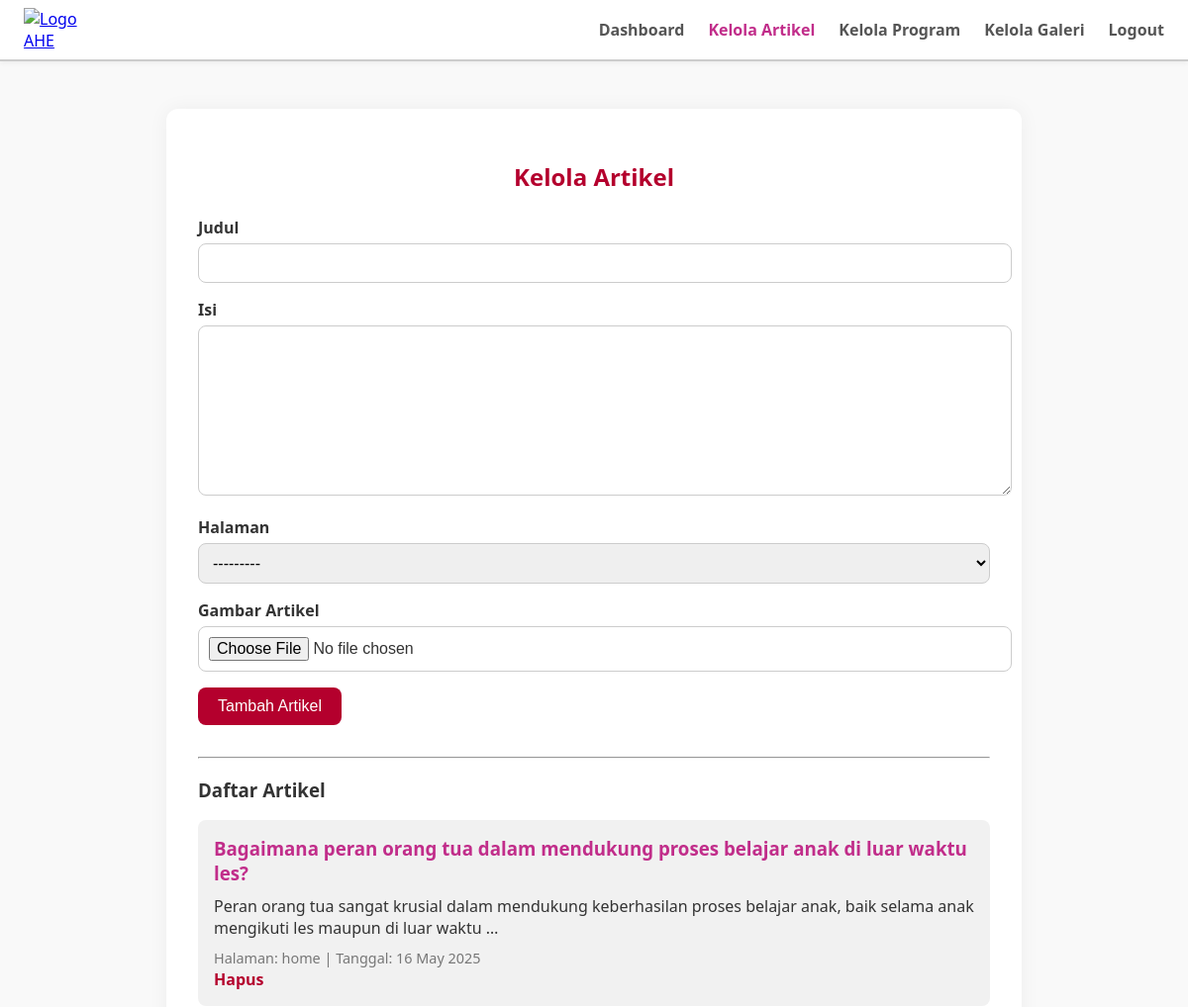
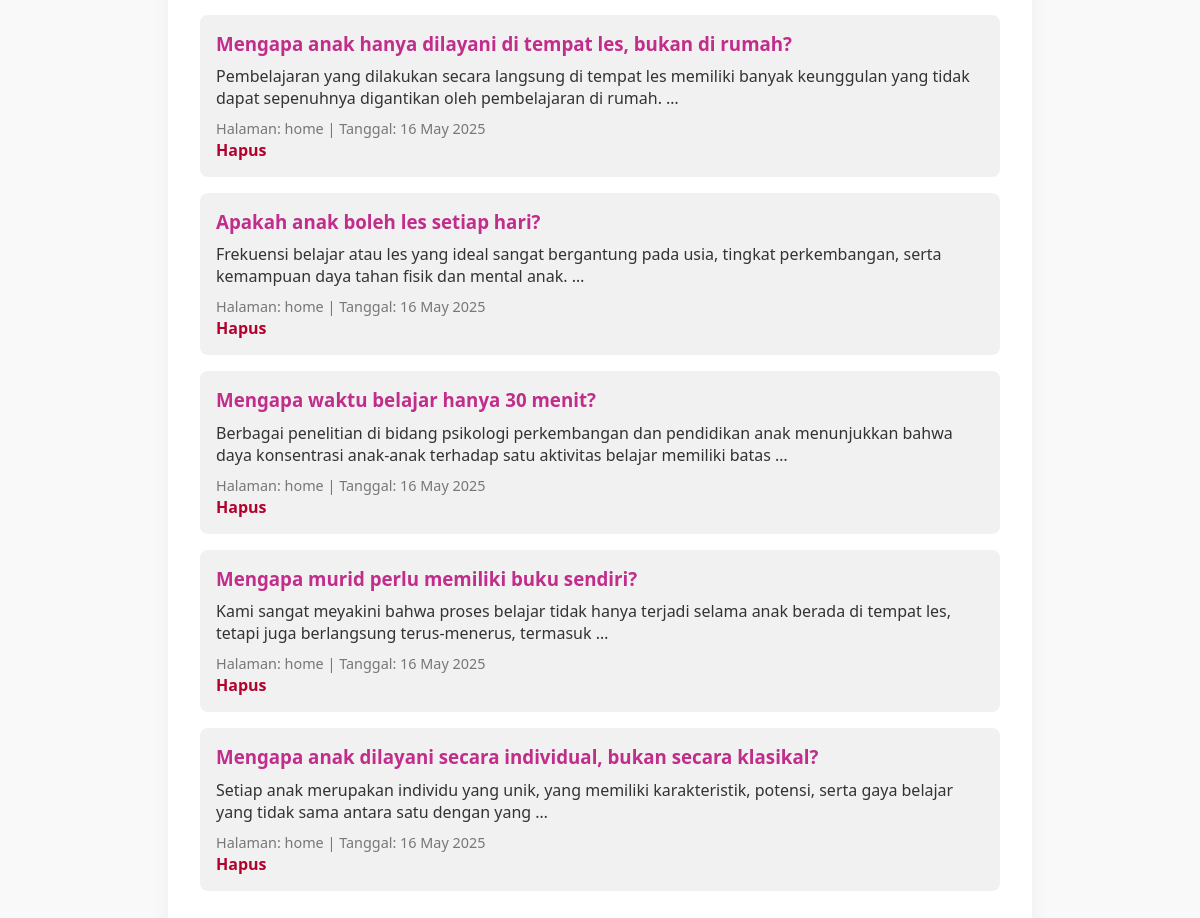
The page /dashboard/kelola-artikel/ (signed in) on the database its author committed (2 pictures, top to bottom).
### profil/models.py (models this page shows, shortened)
class Artikel(models.Model):
    JENIS_HALAMAN = [
        ('home', 'Home'),
        ('tentang', 'Tentang Kami'),
    ]
    judul = models.CharField(max_length=200)
    isi = models.TextField()
    tanggal = models.DateTimeField(auto_now_add=True)
    halaman = models.CharField(max_length=20, choices=JENIS_HALAMAN)
    gambar = models.ImageField(upload_to='artikel/', null=True, blank=True)
    slug = models.SlugField(unique=True, blank=True)

### profil/views.py (the view)
# urls.py: path('dashboard/kelola-artikel/', views.kelola_artikel, name='kelola_artikel'),
@login_required
def kelola_artikel(request):
    if not request.user.is_staff:
        return redirect('home')
    artikel_list = Artikel.objects.all().order_by('-tanggal')
    if request.method == 'POST':
        form = ArtikelForm(request.POST, request.FILES)  # ✅ Perbaikan di sini
        if form.is_valid():
            form.save()
            return redirect('kelola_artikel')
    else:
        form = ArtikelForm()
    return render(request, 'profil/kelola_artikel.html', {
        'form': form,
        'artikel_list': artikel_list
    })

### profil/forms.py
class ArtikelForm(forms.ModelForm):
    class Meta:
        model = Artikel
        fields = ['judul', 'isi', 'halaman', 'gambar']  # Pastikan field gambar dimasukkan
    gambar = forms.ImageField(required=False)  # Membuat field gambar tidak wajib

### profil/templates/profil/kelola_artikel.html (shortened to what this page needs)
{% load static %}
<!DOCTYPE html>
<html lang="id">
<head>
</head>
<body>
    <nav>
        <div class="nav-logo">
            <a href="/"><img src="https://www.ahe.education/images/static/logo.png" alt="Logo AHE"></a>
        </div>
        <div class="nav-links">
            <a href="/dashboard">Dashboard</a>
            <a href="/dashboard/kelola-artikel/" class="active">Kelola Artikel</a>
            <a href="/dashboard/kelola-program/">Kelola Program</a>
            <a href="/dashboard/kelola_galeri/">Kelola Galeri</a>
            <a href="{% url 'logout' %}">Logout</a>
        </div>
    </nav>
    <div class="container">
        <h2>Kelola Artikel</h2>
        <form method="POST" enctype="multipart/form-data">
            <label for="id_judul">Judul</label>
            {{ form.judul }}
            <label for="id_isi">Isi</label>
            {{ form.isi }}
            <label for="id_halaman">Halaman</label>
            {{ form.halaman }}
            <label for="id_gambar">Gambar Artikel</label>
            {{ form.gambar }}
            <button type="submit">Tambah Artikel</button>
        </form>
        <hr>
        <h3>Daftar Artikel</h3>
        {% for artikel in artikel_list %}
            <div class="artikel-item">
                <div>
                    <h3><a href="{% url 'detail_artikel' artikel.slug %}" style="text-decoration: none; color: #c12d8a;">{{ artikel.judul }}</a></h3>
                    <p>{{ artikel.isi|truncatewords:20 }}</p>
                    <small>Halaman: {{ artikel.halaman }} | Tanggal: {{ artikel.tanggal|date:"d M Y" }}</small><br>
                    <a href="{% url 'hapus_artikel' artikel.id %}" class="hapus-link" onclick="return confirm('Yakin ingin menghapus artikel ini?')">Hapus</a>
                </div>
            </div>
        {% empty %}
            <p>Tidak ada artikel.</p>
        {% endfor %}
    </div>
</body>
</html>

### profil/templates/profil/kelola_artikel.html (style rules this page uses)
body { font-family: 'Segoe UI', sans-serif; background-color: #f9f9f9; margin: 0; padding: 0; color: #333; }
nav { background-color: white; box-shadow: 0 2px 5px rgba(0, 0, 0, 0.05); padding: 0.5em 1.5em; display: flex; justify-content: space-between; align-items: center; position: sticky; top: 0; z-index: 1000; width: 100%; border-bottom: 2px solid #ccc; box-sizing: border-box; }
.nav-logo img { max-width: 65px; }
.nav-links { display: flex; gap: 1.5em; }
.nav-links a { text-decoration: none; color: #555; font-weight: bold; }
.nav-links a.active { color: #c12d8a; }
.container { max-width: 800px; margin: auto; background-color: white; padding: 2em; border-radius: 12px; box-shadow: 0 0 20px rgba(0,0,0,0.05); margin-top: 3em; }
h2 { color: #b4002d; text-align: center; margin-bottom: 1em; }
form { margin-bottom: 2em; }
label { font-weight: bold; display: block; margin-top: 1em; }
input[type="text"], textarea, select, input[type="file"] { width: 100%; padding: 10px; margin-top: 5px; border: 1px solid #ccc; border-radius: 8px; font-size: 1em; }
button { margin-top: 1em; padding: 10px 20px; background-color: #b4002d; color: white; border: none; border-radius: 8px; cursor: pointer; font-size: 1em; }
.artikel-item { background-color: #f1f1f1; padding: 1em; border-radius: 8px; margin-bottom: 1em; display: flex; align-items: center; gap: 1em; }
.artikel-item h3 { margin: 0 0 0.5em; color: #c12d8a; }
.artikel-item p { margin: 0.5em 0; }
.artikel-item small { font-size: 0.9em; color: #777; }
.hapus-link { color: #b4002d; text-decoration: none; font-weight: bold; }

### rows shown on the page
Artikel: judul "Bagaimana peran orang tua dalam mendukung proses belajar anak di luar waktu les?", isi "Peran orang tua sangat krusial dalam mendukung keberhasilan proses belajar anak, baik selama anak mengikuti les maupun di luar waktu …", halaman "home", tanggal "16 May 2025"
Artikel: judul "Mengapa anak hanya dilayani di tempat les, bukan di rumah?", isi "Pembelajaran yang dilakukan secara langsung di tempat les memiliki banyak keunggulan yang tidak dapat sepenuhnya digantikan oleh pembelajaran di rumah. …", halaman "home", tanggal "16 May 2025"
Artikel: judul "Apakah anak boleh les setiap hari?", isi "Frekuensi belajar atau les yang ideal sangat bergantung pada usia, tingkat perkembangan, serta kemampuan daya tahan fisik dan mental anak. …", halaman "home", tanggal "16 May 2025"
Artikel: judul "Mengapa waktu belajar hanya 30 menit?", isi "Berbagai penelitian di bidang psikologi perkembangan dan pendidikan anak menunjukkan bahwa daya konsentrasi anak-anak terhadap satu aktivitas belajar memiliki batas …", halaman "home", tanggal "16 May 2025"
Artikel: judul "Mengapa murid perlu memiliki buku sendiri?", isi "Kami sangat meyakini bahwa proses belajar tidak hanya terjadi selama anak berada di tempat les, tetapi juga berlangsung terus-menerus, termasuk …", halaman "home", tanggal "16 May 2025"
Artikel: judul "Mengapa anak dilayani secara individual, bukan secara klasikal?", isi "Setiap anak merupakan individu yang unik, yang memiliki karakteristik, potensi, serta gaya belajar yang tidak sama antara satu dengan yang …", halaman "home", tanggal "16 May 2025"
